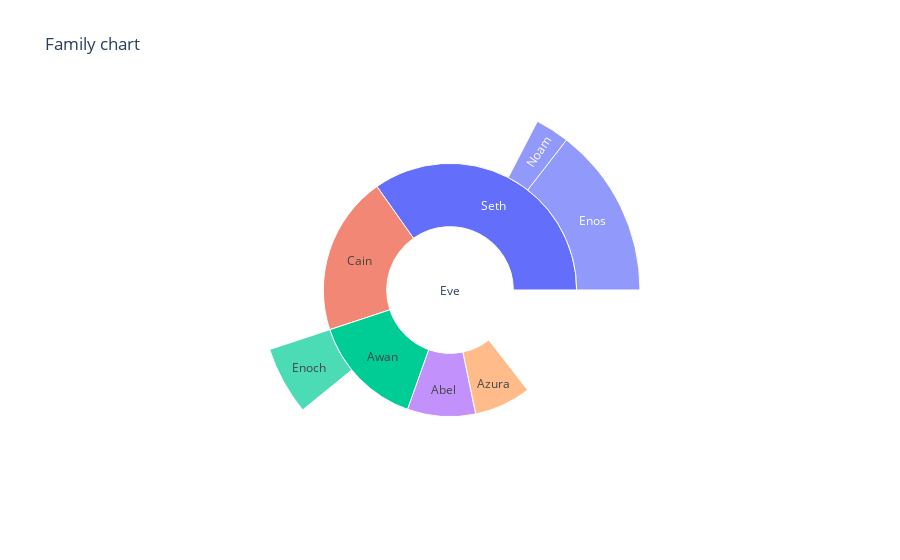

The cell this chart's notebook holds for it:
### Markdown cell above
## Subrust chart

### Code cell
data = dict(
    character=["Eve", "Cain", "Seth", "Enos", "Noam", "Abel", "Awan", "Enoch", "Azura"],
    parent=["", "Eve", "Eve", "Seth", "Seth", "Eve", "Eve", "Awan", "Eve" ],
    value=[10, 14, 12, 10, 2,6, 6, 4, 5])
 
fig = px.sunburst(
    data,
    names='character',
    parents='parent',
    values='value',
    title="Family chart"
)
fig.show()

### Figure 1 — Plotly figure (JSON) as saved in the notebook; plotly's stock layout.template omitted (floating-point values rounded to 4 significant figures)
{"data": [{"domain": {"x": [0, 1], "y": [0, 1]}, "hovertemplate": "character=%{label}<br>value=%{value}<br>parent=%{parent}<extra></extra>", "labels": ["Eve", "Cain", "Seth", "Enos", "Noam", "Abel", "Awan", "Enoch", "Azura"], "name": "", "parents": ["", "Eve", "Eve", "Seth", "Seth", "Eve", "Eve", "Awan", "Eve"], "type": "sunburst", "values": [10, 14, 12, 10, 2, 6, 6, 4, 5]}], "layout": {"legend": {"tracegroupgap": 0}, "title": {"text": "Family chart"}}}
